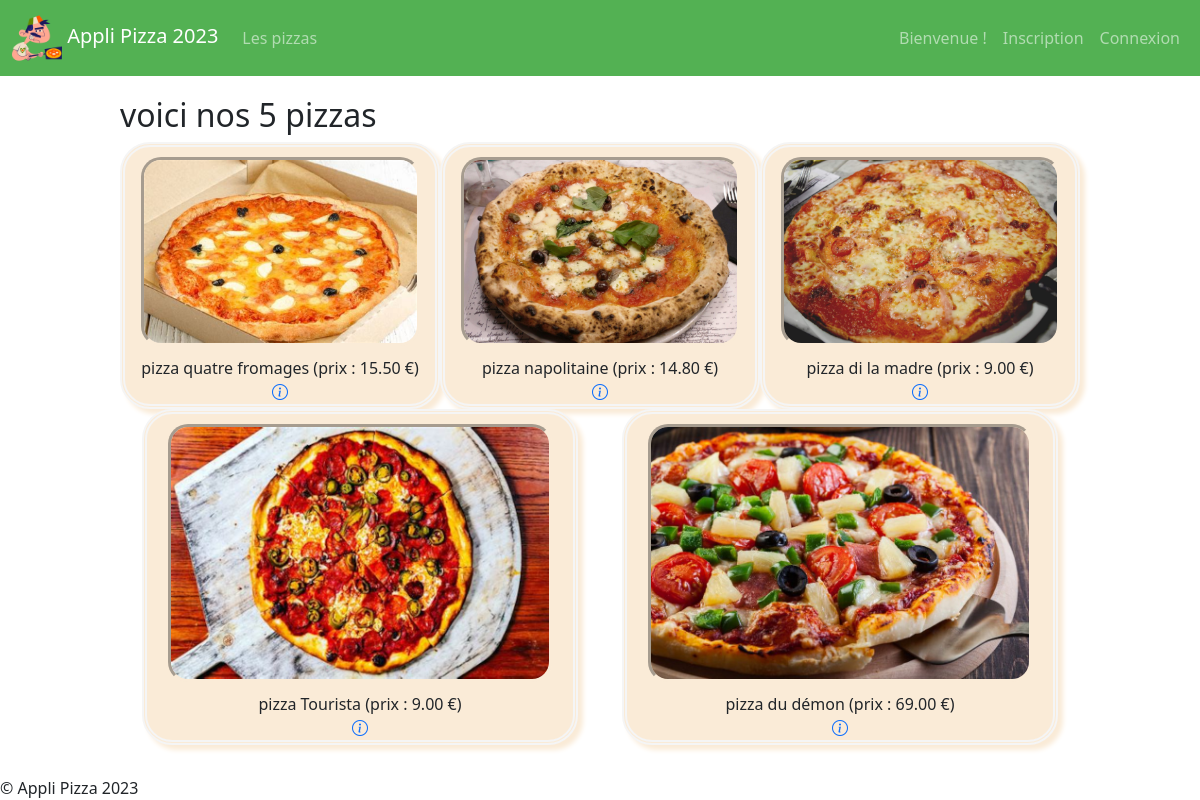
Page /pizzas/ on the earlier database version.
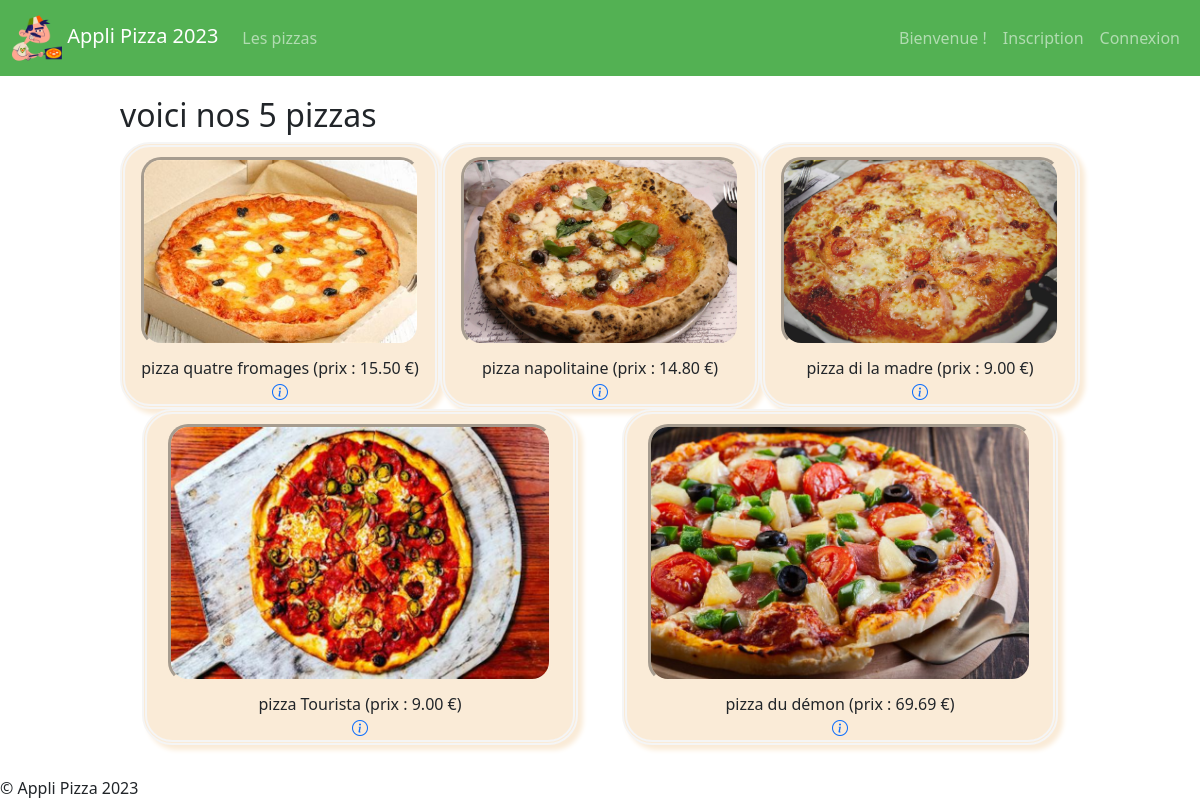
Same page on the later database version.
### applipizza/models.py (models this page shows)
class Pizza(models.Model) :
    idPizza = models.AutoField(primary_key = True)
    nomPizza = models.CharField(max_length = 50, verbose_name = 'le nom de cette pizza')
    prix = models.DecimalField(max_digits = 4, decimal_places = 2, verbose_name = 'le prix')
    image = models.ImageField(default = 'imagesPizzas/default.PNG', upload_to = 'imagesPizzas/')
    def __str__(self) -> str :
        return 'pizza ' + self.nomPizza + ' (prix : ' + str(self.prix) + ' €)'

### applipizza/views.py (the view)
# urls.py: path('pizzas/', views.pizzas),
def pizzas(request) :
    user = None
    if request.user.is_authenticated :
        user = PizzaUser.objects.get(id = request.user.id)
    lesPizzas = Pizza.objects.all()
    return render(
        request,
        'applipizza/pizzas.html',
        {'pizzas' : lesPizzas, 'user' : user}
    )

### applipizza/templates/applipizza/pizzas.html (shortened to what this page needs)
{% extends 'applipizza/base.html' %}
{% block main %}
<h2>voici nos {{pizzas|length}} pizzas</h2>
<div class="d-flex justify-content-around">
    {% for piz in pizzas %}
    {% if forloop.counter0|divisibleby:3 %}
    </div>
    <div class="d-flex justify-content-around">
    {% endif %}
    <div class="divPizza">
        <div>
            <a href="/pizzas/{{piz.idPizza}}">
                <img src="{{MEDIA_URL}}{{piz.image}}" alt="image de pizza" title="{{piz.nomPizza}}">
            </a>
        </div>
        <div>{{piz}}</div>
        <div>
            <a href="/pizzas/{{piz.idPizza}}/"><i class="bi bi-info-circle"></i></a>
        </div>
    </div>
    {% endfor %}
</div>
{% endblock %}

Differences in the rows shown:
changed Pizza: nomPizza+prix "pizza du démon (prix : 69.00 €)" → "pizza du démon (prix : 69.69 €)"
